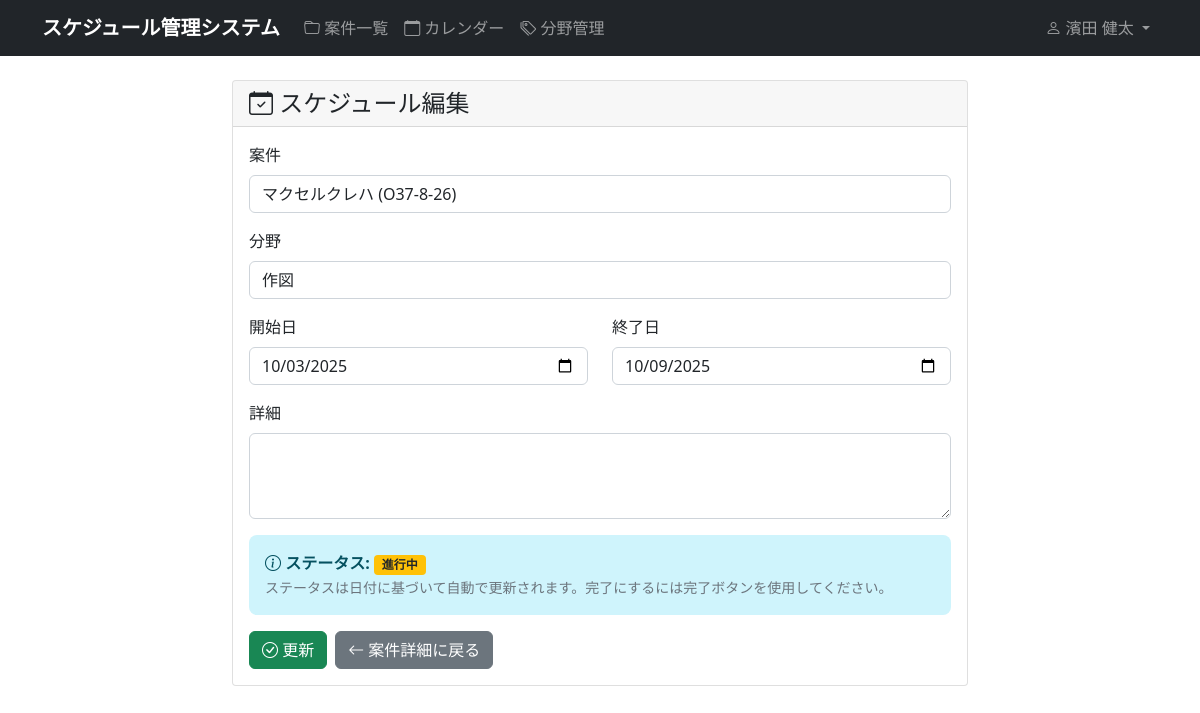
Page /schedule/schedules/2/edit/ (signed in) on the committed database.
### accounts/models.py (models this page shows, shortened)
class CustomUser(AbstractUser):
    email = models.EmailField('メールアドレス', blank=True, null=True)
    department = models.CharField('部署', max_length=100, blank=True)
    phone = models.CharField('電話番号', max_length=20, blank=True)
    is_manager = models.BooleanField('マネージャー権限', default=False)
    is_viewer = models.BooleanField('閲覧者権限', default=False, help_text='全員の案件を閲覧できますが編集はできません')
    class Meta:
        verbose_name = 'ユーザー'
        verbose_name_plural = 'ユーザー'

### schedule/models.py (models this page shows, shortened)
class Schedule(models.Model):
    STATUS_CHOICES = [
        ('pending', '予定'),
        ('in_progress', '進行中'),
        ('completed', '完了'),
    ]
    project = models.ForeignKey(Project, on_delete=models.CASCADE, verbose_name='案件')
    field = models.ForeignKey(Field, on_delete=models.CASCADE, verbose_name='分野')
    start_date = models.DateField('開始日')
    end_date = models.DateField('終了日')
    status = models.CharField('ステータス', max_length=20, choices=STATUS_CHOICES, default='pending')
    description = models.TextField('詳細', blank=True)
    completed_at = models.DateTimeField('完了日時', null=True, blank=True)
    created_at = models.DateTimeField(auto_now_add=True)
    updated_at = models.DateTimeField(auto_now=True)
    class Meta:
        verbose_name = 'スケジュール'
        verbose_name_plural = 'スケジュール'

### schedule/views.py (the view)
# urls.py: path('schedules/<int:pk>/edit/', views.schedule_edit, name='schedule_edit'),
@login_required
@never_cache
def schedule_edit(request, pk):
    schedule = get_object_or_404(Schedule, pk=pk)
    if request.user.is_viewer or not (request.user.is_manager or request.user.is_superuser or
            schedule.project.created_by == request.user or schedule.project.assigned_to == request.user):
        messages.error(request, 'このスケジュールを編集する権限がありません。')
        return redirect('schedule:project_detail', pk=schedule.project.pk)
    if request.method == 'POST':
        form = ScheduleForm(request.POST, instance=schedule, user=request.user)
        if form.is_valid():
            updated_schedule = form.save()
            updated_schedule.update_status_by_date()
            updated_schedule.save()
            messages.success(request, f'スケジュール「{updated_schedule.field.name}」を更新しました。')
            return redirect('schedule:project_detail', pk=updated_schedule.project.pk)
    else:
        form = ScheduleForm(instance=schedule, user=request.user)
    return render(request, 'schedule/schedule_edit.html', {
        'form': form,
        'schedule': schedule,
    })

### schedule/forms.py (shortened to what this page needs)
class ScheduleForm(forms.ModelForm):
    class Meta:
        model = Schedule
        fields = ['project', 'field', 'start_date', 'end_date', 'description']
        widgets = {
            'project': forms.Select(attrs={'class': 'form-control'}),
            'field': forms.Select(attrs={'class': 'form-control'}),
            'start_date': forms.DateInput(attrs={'type': 'date', 'class': 'form-control'}),
            'end_date': forms.DateInput(attrs={'type': 'date', 'class': 'form-control'}),
            'description': forms.Textarea(attrs={'class': 'form-control', 'rows': 3}),
        }
    def __init__(self, *args, **kwargs):
        user = kwargs.pop('user', None)
        super().__init__(*args, **kwargs)
        if user:
            if user.is_manager or user.is_superuser or user.is_viewer:
                self.fields['project'].queryset = Project.objects.all().order_by('name')
            else:
                from django.db.models import Q
                self.fields['project'].queryset = Project.objects.filter(
                    Q(created_by=user) | Q(assigned_to=user)
                ).order_by('name')

### schedule/models.py (called while the page is built)
    def __str__(self):
        return self.name

    def __str__(self):
        return f'{self.name} ({self.manufacturing_number})'

### templates/schedule/schedule_edit.html (shortened to what this page needs)
{% extends "base.html" %}
{% block content %}
<div class="row">
    <div class="col-md-8 mx-auto">
        <div class="card">
            <div class="card-header">
                <h4 class="card-title mb-0">
                    <i class="bi bi-calendar-check"></i> スケジュール編集
                </h4>
            </div>
            <div class="card-body">
                <form method="post">
                    <div class="mb-3">
                        <label for="{{ form.project.id_for_label }}" class="form-label">{{ form.project.label }}</label>
                        {{ form.project }}
                    </div>
                    <div class="mb-3">
                        <label for="{{ form.field.id_for_label }}" class="form-label">{{ form.field.label }}</label>
                        {{ form.field }}
                    </div>
                    <div class="row">
                        <div class="col-md-6">
                            <div class="mb-3">
                                <label for="{{ form.start_date.id_for_label }}" class="form-label">{{ form.start_date.label }}</label>
                                {{ form.start_date }}
                            </div>
                        </div>
                        <div class="col-md-6">
                            <div class="mb-3">
                                <label for="{{ form.end_date.id_for_label }}" class="form-label">{{ form.end_date.label }}</label>
                                {{ form.end_date }}
                            </div>
                        </div>
                    </div>
                    <div class="mb-3">
                        <label for="{{ form.description.id_for_label }}" class="form-label">{{ form.description.label }}</label>
                        {{ form.description }}
                    </div>
                    {% if schedule %}
                    <div class="alert alert-info">
                        <i class="bi bi-info-circle"></i>
                        <strong>ステータス:</strong>
                        {% if schedule.status == 'completed' %}
                            <span class="badge bg-success">完了</span>
                            {% if schedule.completed_at %}
                                - {{ schedule.completed_at|date:"Y年m月d日 H:i" }}に完了
                            {% endif %}
                        {% elif schedule.status == 'in_progress' %}
                            <span class="badge bg-warning text-dark">進行中</span>
                        {% elif schedule.status == 'overdue' %}
                            <span class="badge bg-danger">遅延</span>
                        {% else %}
                            <span class="badge bg-secondary">予定</span>
                        {% endif %}
                        <br>
                        <small class="text-muted">
                            ステータスは日付に基づいて自動で更新されます。完了にするには完了ボタンを使用してください。
                        </small>
                    </div>
                    {% endif %}
                    <div class="d-flex gap-2">
                        <button type="submit" class="btn btn-success">
                            <i class="bi bi-check-circle"></i> 更新
                        </button>
                        <a href="{% url 'schedule:project_detail' schedule.project.pk %}" class="btn btn-secondary">
                            <i class="bi bi-arrow-left"></i> 案件詳細に戻る
                        </a>
                    </div>
                </form>
            </div>
        </div>
    </div>
</div>
{% endblock %}

### templates/base.html (shortened to what this page needs)
<!DOCTYPE html>
<head>
    <link href="https://cdn.jsdelivr.net/npm/bootstrap@5.1.3/dist/css/bootstrap.min.css" rel="stylesheet">
    <link rel="stylesheet" href="https://cdn.jsdelivr.net/npm/bootstrap-icons@1.7.2/font/bootstrap-icons.css">
    {% load static %}
    <link rel="stylesheet" href="{% static 'css/style.css' %}">
</head>
<body>
    <nav class="navbar navbar-expand-lg navbar-dark bg-dark">
        <div class="container">
                        <a class="navbar-brand" href="{% url 'schedule:project_list' %}">
                スケジュール管理システム
            </a>
            {% if user.is_authenticated %}
            <div class="collapse navbar-collapse" id="navbarNav">
                <ul class="navbar-nav me-auto">
                    <li class="nav-item">
                        <a class="nav-link" href="{% url 'schedule:project_list' %}">
                            <i class="bi bi-folder"></i> 案件一覧
                        </a>
                    </li>
                    <li class="nav-item">
                        <a class="nav-link" href="{% url 'schedule:calendar' %}">
                            <i class="bi bi-calendar"></i> カレンダー
                        </a>
                    </li>
                    <li class="nav-item">
                        <a class="nav-link" href="{% url 'schedule:field_list' %}">
                            <i class="bi bi-tags"></i> 分野管理
                        </a>
                    </li>
                </ul>
                <ul class="navbar-nav">
                    <li class="nav-item dropdown">
                        <a class="nav-link dropdown-toggle" href="#" role="button" data-bs-toggle="dropdown">
                            <i class="bi bi-person"></i> {% if user.first_name or user.last_name %}{{ user.last_name }} {{ user.first_name }}{% else %}{{ user.username }}{% endif %}
                        </a>
                    </li>
                </ul>
            </div>
            {% endif %}
        </div>
    </nav>
    <main class="container mt-4">
        {% block content %}
        {% endblock %}
    </main>
</body>
</html>

### static/css/style.css (style rules this page uses)
.form-control { border-radius: 0.375rem; }
.navbar-brand { font-weight: bold; }
.alert { border: none; border-radius: 0.5rem; }
.btn { border-radius: 0.375rem; font-weight: 500; }
.badge { font-size: 0.75em; }

### rows in the picture
CustomUser: last_name "濱田", first_name "健太"
Schedule: project "マクセルクレハ (O37-8-26)", field "作図", start_date "10/03/2025", end_date "10/09/2025"
